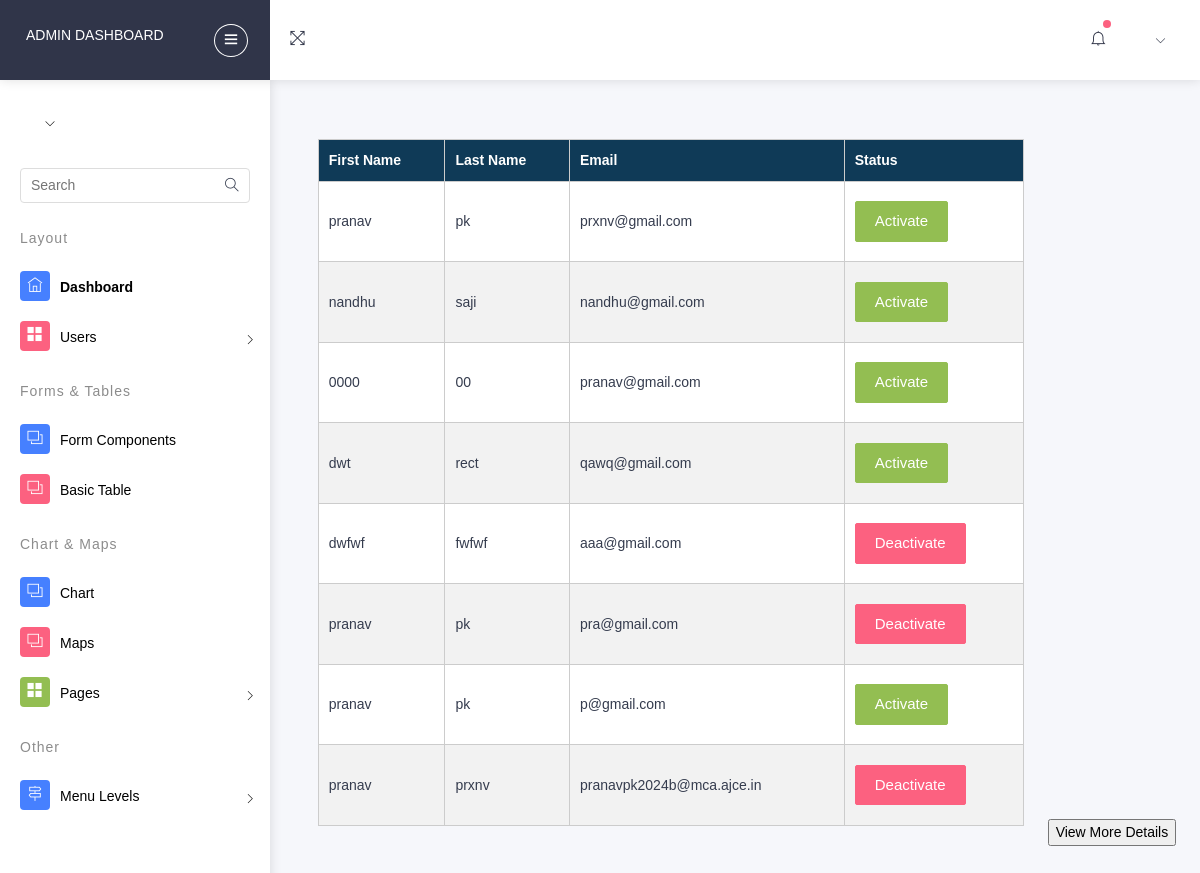
The page /myauth/adminn/ on the database its author committed.
### myauth/models.py (models this page shows)
class User(AbstractUser):
    class Role(models.TextChoices):
        ADMIN="ADMIN",'Admin'
        CUSTOMER="CUSTOMER",'Customer'
        DELIVERYBOY="DELIVERYBOY",'deliveryboy'
        SELLER="SELLER",'Seller'
    role = models.CharField(max_length=50,choices=Role.choices)

### myauth/views.py (the view)
# urls.py: path('adminn/',views.adminn,name='adminn'),
def adminn(request):
    User = get_user_model()
    user_profiles = User.objects.filter(role='CUSTOMER')
    context = {'user_profiles': user_profiles}
    return render(request,'userview.html',context)

### templates/userview.html (shortened to what this page needs)
{% load static %}
<!DOCTYPE html>
<html lang="en">
<head>
      <link rel="stylesheet" type="text/css" href="{% static 'assetsss/css/bootstrap/css/bootstrap.min.css' %}">
      <link rel="stylesheet" type="text/css" href="{% static 'assetsss/icon/themify-icons/themify-icons.css' %}">
      <link rel="stylesheet" type="text/css" href="{% static 'assetsss/icon/icofont/css/icofont.css' %}">
      <link rel="stylesheet" type="text/css" href="{% static 'assetsss/css/style.css' %}">
      <link rel="stylesheet" type="text/css" href="{% static 'assetsss/css/jquery.mCustomScrollbar.css' %}">
  </head>
  <body>
    <div id="pcoded" class="pcoded">
        <div class="pcoded-container navbar-wrapper">
            <nav class="navbar header-navbar pcoded-header">
                <div class="navbar-wrapper">
                    <div class="navbar-logo">
                        <a class="mobile-menu" id="mobile-collapse" href="#!">
                            <i class="ti-menu"></i>
                        </a>
                        <a href="http://127.0.0.1:8000/myauth/adminreg/">
                            <h6>Admin Dashboard</h6>
                        </a>
                    </div>
                    <div class="navbar-container container-fluid">
                        <ul class="nav-left">
                            <li>
                                <a href="#!" onclick="javascript:toggleFullScreen()">
                                    <i class="ti-fullscreen"></i>
                                </a>
                            </li>
                        </ul>
                        <ul class="nav-right">
                            <li class="header-notification">
                                <a href="#!">
                                    <i class="ti-bell"></i>
                                    <span class="badge bg-c-pink"></span>
                                </a>
                            </li>
                            <li class="user-profile header-notification">
                                <a href="#!">
                                    <i class="ti-angle-down"></i>
                                </a>
                            </li>
                        </ul>
                    </div>
                </div>
            </nav>
            <div class="pcoded-main-container">
                <div class="pcoded-wrapper">
                    <nav class="pcoded-navbar">
                        <div class="pcoded-inner-navbar main-menu">
                            <div class="">
                                <div class="main-menu-header">
                                    <div class="user-details">
                                        <span id="more-details"><i class="ti-angle-down"></i></span>
                                    </div>
                                </div>
                            </div>
                            <div class="pcoded-search">
                                <div class="pcoded-search-box ">
                                    <input type="text" placeholder="Search">
                                    <span class="search-icon"><i class="ti-search" aria-hidden="true"></i></span>
                                </div>
                            </div>
                            <div class="pcoded-navigatio-lavel" data-i18n="nav.category.navigation">Layout</div>
                            <ul class="pcoded-item pcoded-left-item">
                                <li class="active">
                                    <a href="http://127.0.0.1:8000/myauth/adminreg/">
                                        <span class="pcoded-micon"><i class="ti-home"></i><b>D</b></span>
                                        <span class="pcoded-mtext" data-i18n="nav.dash.main">Dashboard</span>
                                    </a>
                                </li>
                                <li class="pcoded-hasmenu">
                                    <a href="javascript:void(0)">
                                        <span class="pcoded-micon"><i class="ti-layout-grid2-alt"></i></span>
                                        <span class="pcoded-mtext"  data-i18n="nav.basic-components.main">Users</span>
                                    </a>
                                        </li>
                                    </ul>
                            <div class="pcoded-navigatio-lavel" data-i18n="nav.category.forms">Forms &amp; Tables</div>
                            <ul class="pcoded-item pcoded-left-item">
                                <li>
                                    <a href="form-elements-component.html">
                                        <span class="pcoded-micon"><i class="ti-layers"></i><b>FC</b></span>
                                        <span class="pcoded-mtext" data-i18n="nav.form-components.main">Form Components</span>
                                    </a>
                                </li>
                                <li>
                                    <a href="bs-basic-table.html">
                                        <span class="pcoded-micon"><i class="ti-layers"></i><b>FC</b></span>
                                        <span class="pcoded-mtext" data-i18n="nav.form-components.main">Basic Table</span>
                                    </a>
                                </li>
                            </ul>
                            <div class="pcoded-navigatio-lavel" data-i18n="nav.category.forms">Chart &amp; Maps</div>
                            <ul class="pcoded-item pcoded-left-item">
                                <li>
                                    <a href="chart.html">
                                        <span class="pcoded-micon"><i class="ti-layers"></i><b>FC</b></span>
                                        <span class="pcoded-mtext" data-i18n="nav.form-components.main">Chart</span>
                                    </a>
                                </li>
                                <li>
                                    <a href="map-google.html">
                                        <span class="pcoded-micon"><i class="ti-layers"></i><b>FC</b></span>
                                        <span class="pcoded-mtext" data-i18n="nav.form-components.main">Maps</span>
                                    </a>
                                </li>
                                <li class="pcoded-hasmenu">
                                    <a href="javascript:void(0)">
                                        <span class="pcoded-micon"><i class="ti-layout-grid2-alt"></i></span>
                                        <span class="pcoded-mtext"  data-i18n="nav.basic-components.main">Pages</span>
                                    </a>
                                </li>
                            </ul>
                            <div class="pcoded-navigatio-lavel" data-i18n="nav.category.other">Other</div>
                            <ul class="pcoded-item pcoded-left-item">
                                <li class="pcoded-hasmenu ">
                                    <a href="javascript:void(0)">
                                        <span class="pcoded-micon"><i class="ti-direction-alt"></i><b>M</b></span>
                                        <span class="pcoded-mtext" data-i18n="nav.menu-levels.main">Menu Levels</span>
                                    </a>
                                </li>
                            </ul>
                        </div>
                    </nav>
                    <div class="pcoded-content">
                        <div class="pcoded-inner-content">
                            <div class="main-body">
                                <div class="page-wrapper">
                                    <div class="page-body">
                                        <div class="row">
                                            <!DOCTYPE html>
<html>
<head>
</head>
<body>
    <table>
        <thead>
            <tr>
                <th>First Name</th>
                <th>Last Name</th>
                <th>Email</th>
                <th>Status</th>
            </tr>
        </thead>
        <tbody>
            {% for user_profile in user_profiles %}
            <tr>
                <td>{{ user_profile.first_name }}</td>
                <td>{{ user_profile.last_name }}</td>
                <td>{{ user_profile.email }}</td>
                <td>
                    {% if user_profile.is_active %}
                        <form method="post" action="{% url 'deactivate_user' user_profile.id %}">
                            <button type="submit" class="btn btn-danger">Deactivate</button>
                        </form>
                    {% else %}
                        <form method="post" action="{% url 'activate_user' user_profile.id %}">
                            <button type="submit" class="btn btn-success">Activate</button>
                        </form>
                {% endif %}
                </td>
            </tr>
            {% endfor %}
        </tbody>
    </table>
    <div class="button-container">
        <a href="http://127.0.0.1:8000/myauth/userviewss/">
            <button class="button">View More Details</button>
        </a>
    </div>
</body>
</html>
</body>
</html>

### templates/userview.html (style rules this page uses)
body { font-family: Arial, sans-serif; background-color: #f0f0f0; margin: 0; padding: 0; }
table { width: 80%; margin: 20px auto; border-collapse: collapse; background-color: #fff; float: left; }
th, td { border: 1px solid #ccc; padding: 10px; text-align: left; }
th { background-color: #0f3a57; color: #fff; }
tr:nth-child(even) { background-color: #f2f2f2; }
.navbar { overflow: hidden; background-color: #333; }
.navbar a { float: right; display: block; color: white; text-align: center; padding: 14px 16px; text-decoration: none; }
.button-container { text-align: right; margin-top: 700px; float: left; }

### rows shown on the page
User: first_name "pranav", last_name "pk", email "prxnv@gmail.com", is_active "Activate"
User: first_name "nandhu", last_name "saji", email "nandhu@gmail.com", is_active "Activate"
User: first_name "0000", last_name "00", email "pranav@gmail.com", is_active "Activate"
User: first_name "dwt", last_name "rect", email "qawq@gmail.com", is_active "Activate"
User: first_name "dwfwf", last_name "fwfwf", email "aaa@gmail.com", is_active "Deactivate"
User: first_name "pranav", last_name "pk", email "pra@gmail.com", is_active "Deactivate"
User: first_name "pranav", last_name "pk", email "p@gmail.com", is_active "Activate"
User: first_name "pranav", last_name "prxnv", email "pranavpk2024b@mca.ajce.in", is_active "Deactivate"
